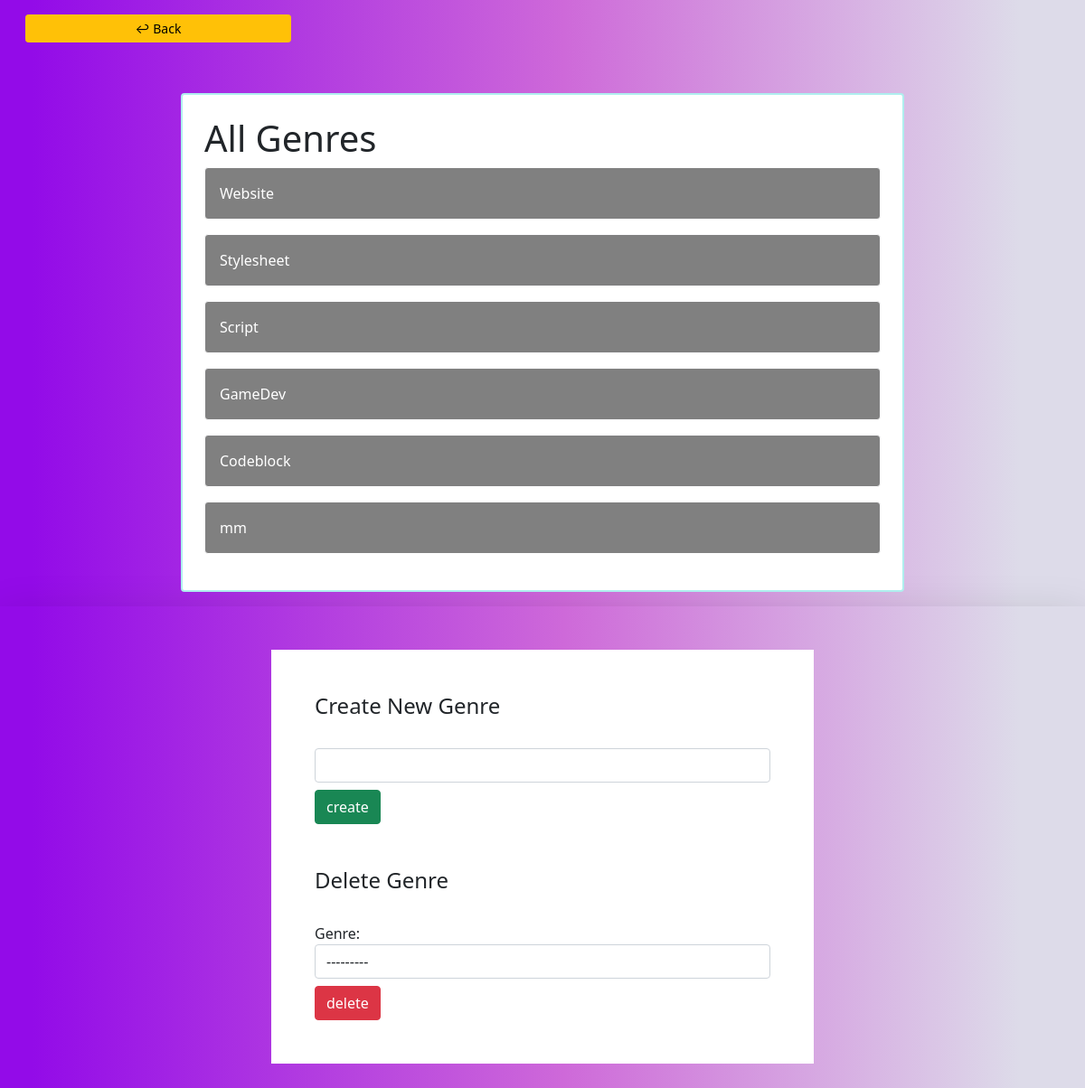
The page /genrepage/ (signed in) on the database as committed earlier.
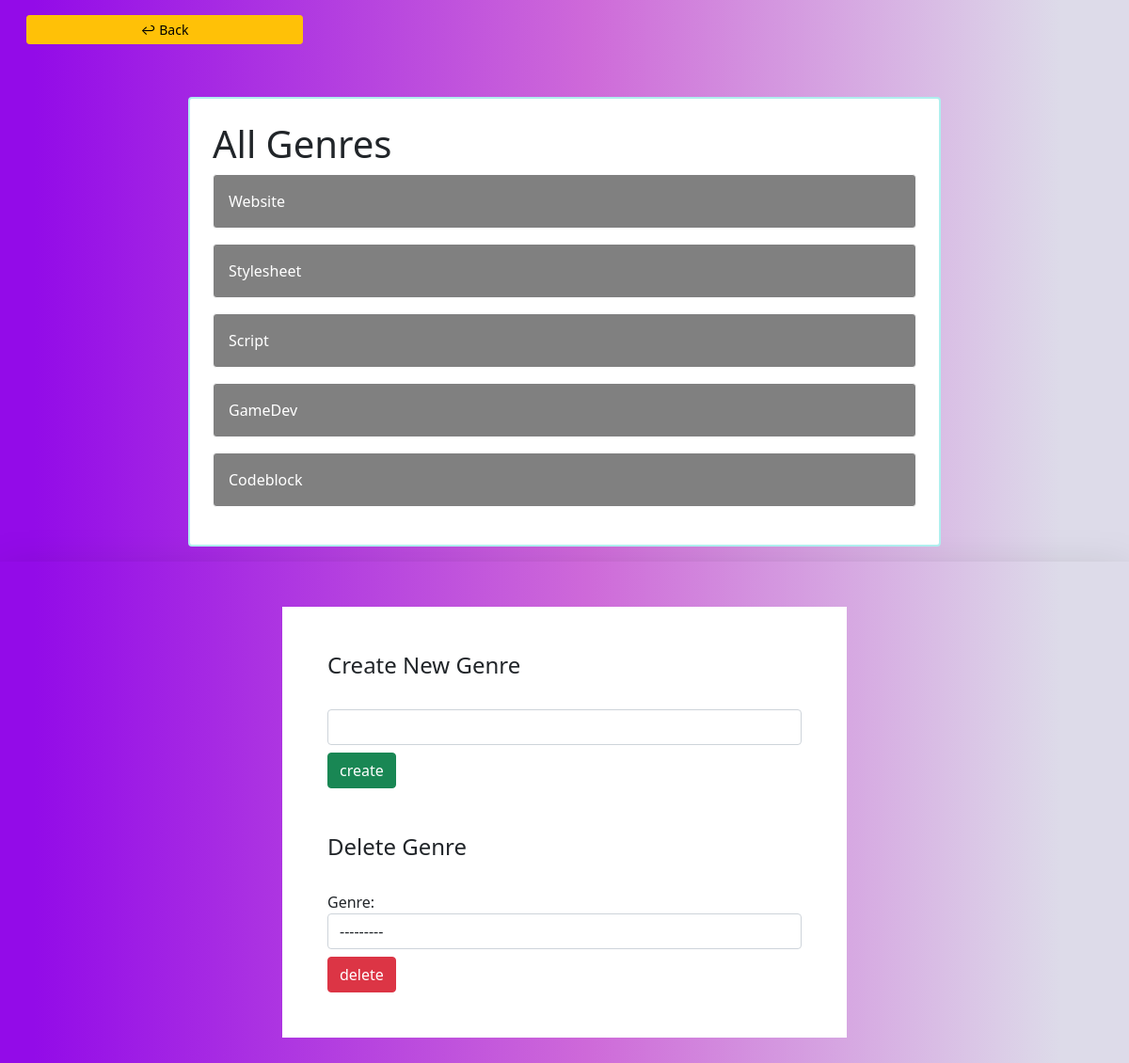
The same page on the database as committed later.
### codeblog/models.py (models this page shows)
class Genre(models.Model):
	name = models.CharField(max_length=100, null=False, blank=False)
	def __str__(self):
		return self.name

### codeblog/views.py (the view, shortened to what this page needs)
# urls.py: path('genrepage/', views.GenrePage, name='genrepage')
@login_required
def GenrePage(request):
	genres = Genre.objects.all()
	form = GenreSelect()
	context = {
	    'genres':genres,
	    'form':form
	}
	return render(request, 'codeblog/genrepage.html', context)

### codeblog/forms.py
class GenreSelect(forms.ModelForm):
	class Meta:
		model = Post
		fields = ['genre']
		widgets = {
		'genre': forms.Select(attrs={'class': 'form-control'})
		}

### codeblog/templates/codeblog/genrepage.html (shortened to what this page needs)
{% extends 'codeblog/base.html' %}
{% load crispy_forms_tags %}
{% block content %}
<section class="container-fluid shadow-lg">
	<a href="{% url 'index' %}" class="btn btn-warning w-25 m-3 btn-sm">&#8617; Back</a><br><br>
	<div class="row justify-content-center">
	<div class="col-md-8 p-4 mt-3 card" style="border: 2px solid paleturquoise;">
	<h1> All Genres </h1>
	{% for genre in genres %}
	    <p class="alert alert-light text-white" style="background-color: gray;">{{genre}}</p>
	{% endfor %}
	</div>
	</div>
	<div class="row justify-content-center mt-3 shadow-lg">
		<div class="col-md-6 m-5 bg-white p-5">
		<form method="POST" action="">
			<h4>Create New Genre</h4><br>
			<input required type="text" name="genre-new" class="form-control">
			<input type="submit" class="btn btn-success mt-2" name="creategenre" value="create">
		</form>
		<form method="POST" action="">
			<br><br><h4>Delete Genre</h4><br>
			{{form}}
			<input type="submit" class="btn btn-danger mt-2" name="deletegenre" value="delete">
		</form>
		</div>
	</div>
</section>
{% endblock %}

Rows that differ between the two databases and show on the page:
removed Genre: name "mm"
